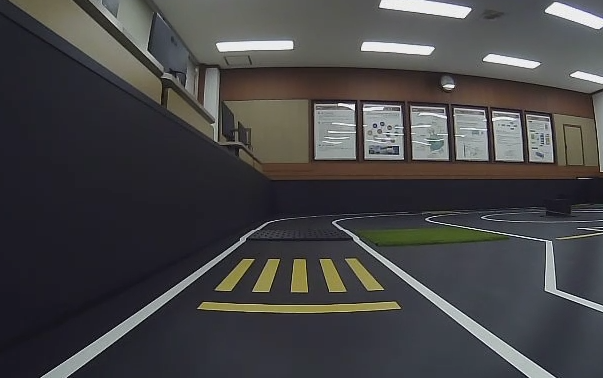
#> input picture src/study/ex_codes/opencv_ex/yellow.png, 603 x 378 px
$ python hls_yellow_example.py
#> lines starting #> are read from the running program, lines starting #| are printed output that depends on the picture; after the words box and inside, x2 and y2 are one past the last pixel; in counts of white or black regions, pixels touching at a corner belong together
#!/usr/bin/env python
# -*- coding: utf-8 -*-

import cv2
import numpy as np

image = cv2.imread('yellow.png')
#> image is the input picture: shape (378, 603, 3); mean B, G, R 70.2, 69.2, 69.8

blur = cv2.GaussianBlur(image, (5,5), 0)
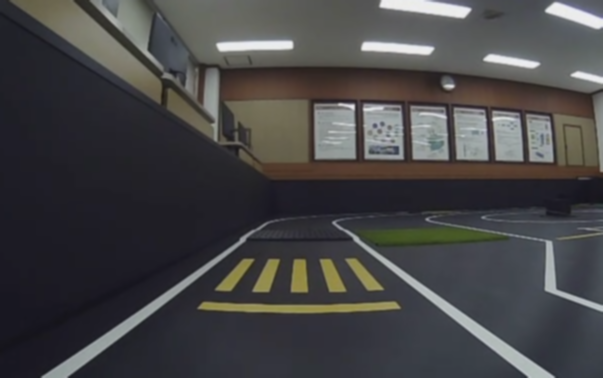
#> blur: shape (378, 603, 3); mean B, G, R 70.3, 69.2, 69.8
hls = cv2.cvtColor(blur, cv2.COLOR_BGR2HLS)
#> hls: shape (378, 603, 3); mean of channels 0, 1, 2 89.4, 70.1, 24.9

hls_yellow = cv2.inRange(hls, (0, 100, 40), (40, 200, 200))
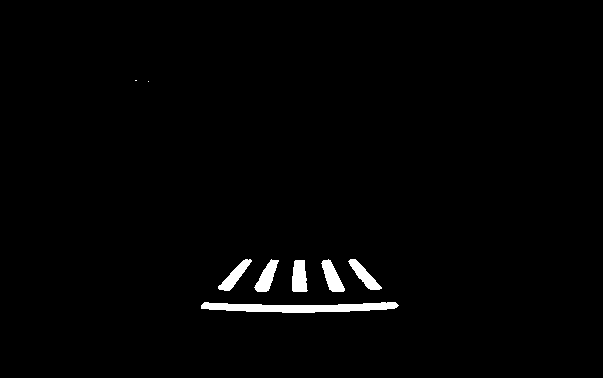
#> hls_yellow: shape (378, 603); 1.5% white; 8 white regions (2 under 20 px), largest, box (x1, y1, x2, y2) and area: (201, 302, 399, 313) 1442, (292, 260, 308, 292) 425, (321, 259, 345, 292) 419, (254, 259, 279, 292) 406, (348, 259, 382, 290) 392, (218, 259, 252, 291) 389
hls_yellow_n_white = cv2.inRange(hls, (0, 95, 0), (255, 255, 255))
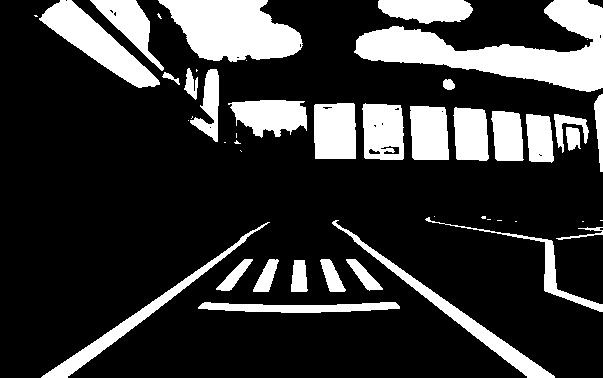
#> hls_yellow_n_white: shape (378, 603); 21% white; 47 white regions (18 under 20 px), largest, box (x1, y1, x2, y2) and area: (354, 0, 603, 92) 9328, (158, 0, 303, 62) 6149, (39, 0, 160, 88) 3601

white_lane_img = cv2.bitwise_xor(hls_yellow, hls_yellow_n_white)
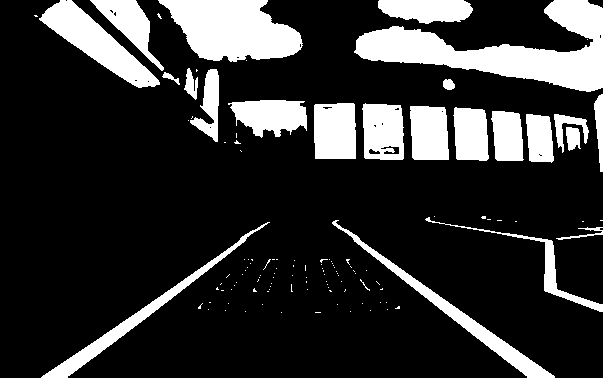
#> white_lane_img: shape (378, 603); 19.5% white; 121 white regions (98 under 20 px), largest, box (x1, y1, x2, y2) and area: (354, 0, 603, 92) 9328, (158, 0, 303, 62) 6149, (39, 0, 160, 88) 3598

cv2.imshow('original', image)
cv2.imshow('blur', blur)
cv2.imshow('hls_yellow', hls_yellow)
cv2.imshow('hls_yellow_n_white', hls_yellow_n_white)
cv2.imshow('white_lane_img', white_lane_img)

cv2.waitKey()
